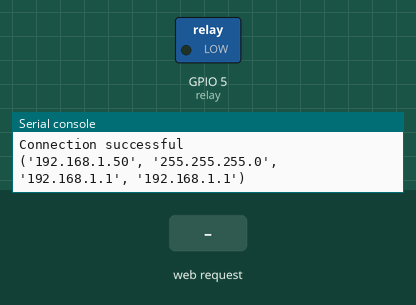
This program was run on a simulated ESP8266 board running MicroPython. Shown: switched loads named in the program (green lamp = pin HIGH), the last lines printed to the serial console. The inputs (shaded band) are chosen by the test bench. WiFi joins after 1.5 s.

Above: at 2.7 s.
2.8 s: HTTP request GET /?relay=off received
At 3.8 s:
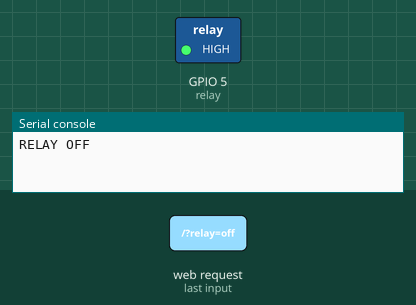
4.3 s: HTTP request GET /?relay=on received
At 5.0 s:
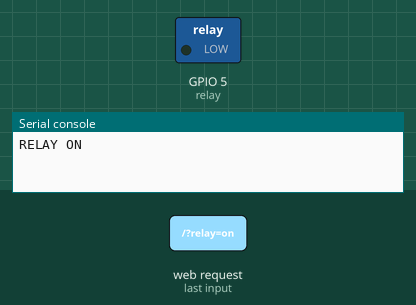
Timing chart, 0 to 7.3 s (numbered marks = the images above; inputs shaded):
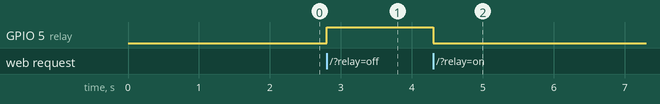

The program:

main.py
```python
def web_page():
  if relay.value() == 1:
    relay_state = ''
  else:
    relay_state = 'checked'
  html = """<html><head><meta name="viewport" content="width=device-width, initial-scale=1"><style>
  body{font-family:Arial; text-align: center; margin: 0px auto; padding-top:30px;}
  .switch{position:relative;display:inline-block;width:120px;height:68px}.switch input{display:none}
  .slider{position:absolute;top:0;left:0;right:0;bottom:0;background-color:#ccc;border-radius:34px}
  .slider:before{position:absolute;content:"";height:52px;width:52px;left:8px;bottom:8px;background-color:#fff;-webkit-transition:.4s;transition:.4s;border-radius:68px}
  input:checked+.slider{background-color:#2196F3}
  input:checked+.slider:before{-webkit-transform:translateX(52px);-ms-transform:translateX(52px);transform:translateX(52px)}
  </style><script>function toggleCheckbox(element) { var xhr = new XMLHttpRequest(); if(element.checked){ xhr.open("GET", "/?relay=on", true); }
  else { xhr.open("GET", "/?relay=off", true); } xhr.send(); }</script></head><body>
  <h1>ESP Relay Web Server</h1><label class="switch"><input type="checkbox" onchange="toggleCheckbox(this)" %s><span class="slider">
  </span></label></body></html>""" % (relay_state)
  return html

s = socket.socket(socket.AF_INET, socket.SOCK_STREAM)
s.bind(('', 80))
s.listen(5)

while True:
  try:
    if gc.mem_free() < 102000:
      gc.collect()
    conn, addr = s.accept()
    conn.settimeout(3.0)
    print('Got a connection from %s' % str(addr))
    request = conn.recv(1024)
    conn.settimeout(None)
    request = str(request)
    print('Content = %s' % request)
    relay_on = request.find('/?relay=on')
    relay_off = request.find('/?relay=off')
    if relay_on == 6:
      print('RELAY ON')
      relay.value(0)
    if relay_off == 6:
      print('RELAY OFF')
      relay.value(1)
    response = web_page()
    conn.send('HTTP/1.1 200 OK\n')
    conn.send('Content-Type: text/html\n')
    conn.send('Connection: close\n\n')
    conn.sendall(response)
    conn.close()
  except OSError as e:
    conn.close()
    print('Connection closed')
```

boot.py
```python
try:
  import usocket as socket
except:
  import socket

from machine import Pin
import network

import esp
esp.osdebug(None)

import gc
gc.collect()

ssid = 'REPLACE_WITH_YOUR_SSID'
password = 'REPLACE_WITH_YOUR_PASSWORD'

station = network.WLAN(network.STA_IF)

station.active(True)
station.connect(ssid, password)

while station.isconnected() == False:
  pass

print('Connection successful')
print(station.ifconfig())

# ESP8266 GPIO 5
relay = Pin(5, Pin.OUT)
```

Measured:
- after the input at 2.8 s, GPIO 5 (relay): LOW → HIGH at once
- after the input at 4.3 s, GPIO 5 (relay): HIGH → LOW at once
